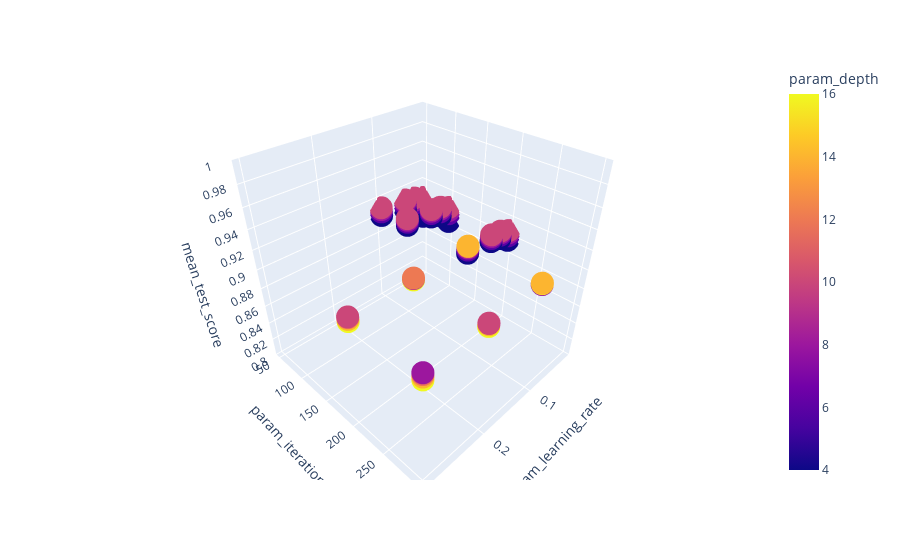

The notebook cell saved with this chart:
### Code cell
import plotly.express as px
fig = px.scatter_3d(combined_data, x='param_learning_rate', y='param_iterations', z='mean_test_score',
              color='param_depth')


fig.update_layout(scene=dict(zaxis=dict(nticks=10, range=[0.8,1])))

fig.show()

### Figure 1 — Plotly figure (JSON) as saved in the notebook; plotly's stock layout.template omitted (floating-point values rounded to 4 significant figures)
{"data": [{"hovertemplate": "param_learning_rate=%{x}<br>param_iterations=%{y}<br>mean_test_score=%{z}<br>param_depth=%{marker.color}<extra></extra>", "legendgroup": "", "marker": {"color": [4, 4, 4, 4, 4, 4, 4, 4, 4, 4, 4, 4, 6, 6, 6, 6, 6, 6, 6, 6, 6, 6, 6, 6, 8, 8, 8, 8, 8, 8, 8, 8, 8, 8, 8, 8, 10, 10, 10, 10, 10, 10, 10, 10, 10, 10, 10, 10, 8, 8, 8, 8, 8, 8, 10, 10, 10, 10, 10, 10, 12, 12, 12, 12, 12, 12, 14, 14, 14, 14, 14, 14, 16, 16, 16, 16, 16, 16], "coloraxis": "coloraxis", "symbol": "circle"}, "mode": "markers", "name": "", "scene": "scene", "showlegend": false, "type": "scatter3d", "x": [0.01, 0.1, 0.05, 0.03, 0.01, 0.1, 0.05, 0.03, 0.01, 0.1, 0.05, 0.03, 0.01, 0.1, 0.05, 0.03, 0.01, 0.1, 0.05, 0.03, 0.01, 0.1, 0.05, 0.03, 0.01, 0.1, 0.05, 0.03, 0.01, 0.1, 0.05, 0.03, 0.01, 0.1, 0.05, 0.03, 0.01, 0.1, 0.05, 0.03, 0.01, 0.1, 0.05, 0.03, 0.01, 0.1, 0.05, 0.03, 0.1, 0.2, 0.3, 0.1, 0.2, 0.3, 0.1, 0.2, 0.3, 0.1, 0.2, 0.3, 0.1, 0.2, 0.3, 0.1, 0.2, 0.3, 0.1, 0.2, 0.3, 0.1, 0.2, 0.3, 0.1, 0.2, 0.3, 0.1, 0.2, 0.3], "y": [50, 50, 50, 50, 100, 100, 100, 100, 200, 200, 200, 200, 50, 50, 50, 50, 100, 100, 100, 100, 200, 200, 200, 200, 50, 50, 50, 50, 100, 100, 100, 100, 200, 200, 200, 200, 50, 50, 50, 50, 100, 100, 100, 100, 200, 200, 200, 200, 200, 200, 200, 300, 300, 300, 200, 200, 200, 300, 300, 300, 200, 200, 200, 300, 300, 300, 200, 200, 200, 300, 300, 300, 200, 200, 200, 300, 300, 300], "z": [0.8781, 0.9021, 0.8968, 0.8911, 0.8869, 0.9062, 0.9025, 0.8988, 0.8969, 0.9095, 0.907, 0.9046, 0.8896, 0.9062, 0.9021, 0.8985, 0.896, 0.9097, 0.9064, 0.9032, 0.9019, 0.9128, 0.9103, 0.9081, 0.8972, 0.9088, 0.9052, 0.9024, 0.8999, 0.9118, 0.909, 0.9063, 0.9051, 0.9148, 0.9124, 0.9106, 0.901, 0.9108, 0.9075, 0.9051, 0.9033, 0.9135, 0.9108, 0.9084, 0.9077, 0.9159, 0.9141, 0.9125, 0.9148, 0.916, 0.916, 0.9157, 0.9165, 0.9162, 0.9159, 0.9165, 0.916, 0.9165, 0.9166, 0.9158, 0.9165, 0.9165, 0.9153, 0.917, 0.9162, 0.9144, 0.9168, 0.9159, 0.9137, 0.917, 0.9153, 0.9123, 0.9167, 0.9148, 0.9117, 0.9165, 0.9135, 0.9096]}], "layout": {"coloraxis": {"colorbar": {"title": {"text": "param_depth"}}, "colorscale": [[0, "#0d0887"], [0.1111, "#46039f"], [0.2222, "#7201a8"], [0.3333, "#9c179e"], [0.4444, "#bd3786"], [0.5556, "#d8576b"], [0.6667, "#ed7953"], [0.7778, "#fb9f3a"], [0.8889, "#fdca26"], [1, "#f0f921"]]}, "legend": {"tracegroupgap": 0}, "margin": {"t": 60}, "scene": {"domain": {"x": [0, 1], "y": [0, 1]}, "xaxis": {"title": {"text": "param_learning_rate"}}, "yaxis": {"title": {"text": "param_iterations"}}, "zaxis": {"nticks": 10, "range": [0.8, 1], "title": {"text": "mean_test_score"}}}}}
